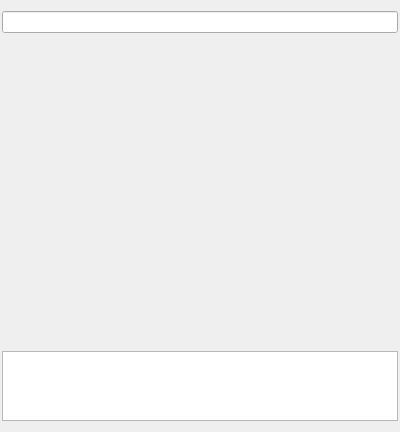
<?xml version="1.0" encoding="UTF-8"?>
<ui version="4.0">
 <class>QWoCommandHistoryForm</class>
 <widget class="QWidget" name="QWoCommandHistoryForm">
  <property name="geometry">
   <rect>
    <x>0</x>
    <y>0</y>
    <width>400</width>
    <height>432</height>
   </rect>
  </property>
  <property name="sizePolicy">
   <sizepolicy hsizetype="Preferred" vsizetype="Preferred">
    <horstretch>0</horstretch>
    <verstretch>0</verstretch>
   </sizepolicy>
  </property>
  <property name="windowTitle">
   <string>Form</string>
  </property>
  <layout class="QVBoxLayout" name="verticalLayout">
   <property name="spacing">
    <number>3</number>
   </property>
   <property name="leftMargin">
    <number>2</number>
   </property>
   <property name="rightMargin">
    <number>2</number>
   </property>
   <item>
    <widget class="QLineEdit" name="filter"/>
   </item>
   <item>
    <widget class="QFrame" name="frame">
     <property name="frameShape">
      <enum>QFrame::NoFrame</enum>
     </property>
     <property name="frameShadow">
      <enum>QFrame::Plain</enum>
     </property>
    </widget>
   </item>
   <item>
    <widget class="QPlainTextEdit" name="plainTextEdit">
     <property name="sizePolicy">
      <sizepolicy hsizetype="Expanding" vsizetype="Fixed">
       <horstretch>0</horstretch>
       <verstretch>0</verstretch>
      </sizepolicy>
     </property>
     <property name="maximumSize">
      <size>
       <width>16777215</width>
       <height>70</height>
      </size>
     </property>
    </widget>
   </item>
  </layout>
 </widget>
 <resources/>
 <connections/>
</ui>
